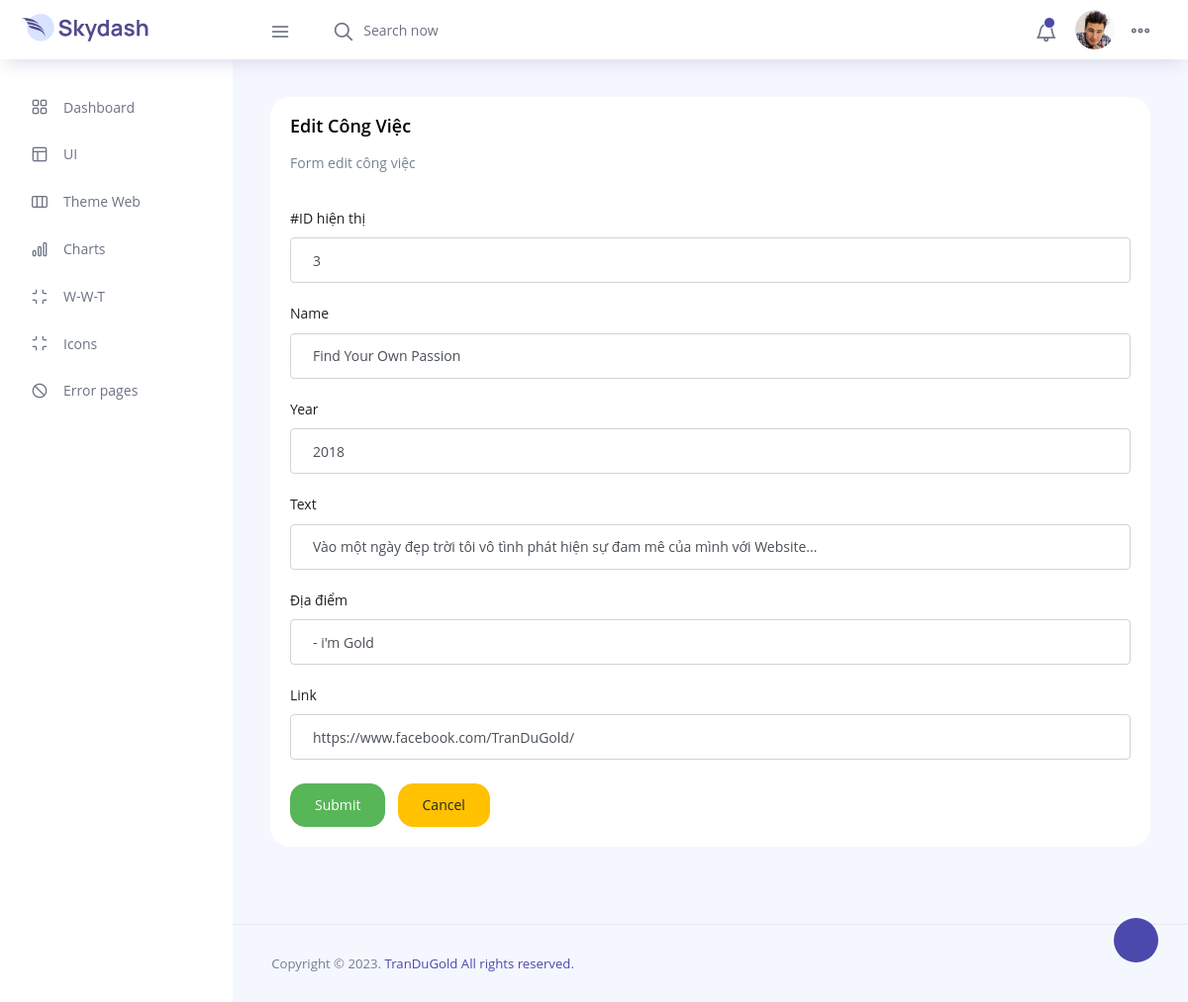
/kimngoc/pages/What-went-through/admin-update-time?update=3 (signed in), run on the app's committed database.
### tables this page shows
CREATE TABLE `noidung` (
  `id` int(100) NOT NULL,
  `name` varchar(300) NOT NULL,
  `nam` text NOT NULL,
  `text` text DEFAULT NULL,
  `namelink` varchar(100) DEFAULT NULL,
  `link` text DEFAULT NULL
);

### kimngoc/pages/What-went-through/admin-update-time.php (the view, shortened to what this page needs)
<?php
include '../../../components/connect.php';
?>
<!DOCTYPE html>
<html lang="en">
<head>
  <link rel="stylesheet" href="../../vendors/feather/feather.css">
  <link rel="stylesheet" href="../../vendors/ti-icons/css/themify-icons.css">
  <link rel="stylesheet" href="../../vendors/css/vendor.bundle.base.css">
  <link rel="stylesheet" href="../../vendors/select2/select2.min.css">
  <link rel="stylesheet" href="../../vendors/select2-bootstrap-theme/select2-bootstrap.min.css">
  <link rel="stylesheet" href="../../css/vertical-layout-light/style.css">
  <link href="https://cdn.jsdelivr.net/npm/sweetalert2@11.7.12/dist/sweetalert2.min.css" rel="stylesheet">
  <link rel="stylesheet" href="../../../sweetalert2/dist/sweetalert2.min.css">
</head>
<body>
  <div class="container-scroller">
    <?php include '../top-admin.php'; ?>
    <?php include '../todo-admin.php'; ?>
    <?php include '../menu-admin.php'; ?>
    <div class="main-panel">
      <div class="content-wrapper">
        <div class="row">
          <div class="col-12 grid-margin stretch-card">
            <div class="card">
              <div class="card-body">
                <h4 class="card-title">Edit Công Việc</h4>
                <p class="card-description">
                  Form edit công việc
                </p>
                <?php
                $update_id = $_GET['update'];
                $show_noidung = $conn->prepare("SELECT * FROM `noidung` WHERE id = ?;");
                $show_noidung->execute([$update_id]);
                if ($show_noidung->rowCount() > 0) {
                  while ($fetch_noidung = $show_noidung->fetch(PDO::FETCH_ASSOC)) {
                    ?>
                    <form action="" method="POST" class="forms-sample" enctype="multipart/form-data">
                      <div class="form-group">
                        <label class="card-people mt-auto" for="exampleInputName1">#ID hiện thị</label>
                        <input type="text" class="form-control" id="exampleInputName1" name="xid" placeholder="id"
                          value="<?= $fetch_noidung['id']; ?>">
                        <label class="card-people mt-auto" for="exampleInputName1">Name</label>
                        <input type="text" class="form-control" id="exampleInputName1" name="name" placeholder="Name"
                          value="<?= $fetch_noidung['name']; ?>">
                        <label class="card-people mt-auto" for="exampleInputName1">Year</label>
                        <input type="text" class="form-control" id="exampleInputName1" name="nam" placeholder="nhập năm"
                          value="<?= $fetch_noidung['nam']; ?>">
                        <label class="card-people mt-auto" for="exampleInputName1">Text</label>
                        <input type="text" class="form-control" id="exampleInputName1" name="text" placeholder="nhập text"
                          value="<?= $fetch_noidung['text']; ?>">
                        <label class="card-people mt-auto" for="exampleInputName1">Địa điểm</label>
                        <input type="text" class="form-control" id="exampleInputName1" name="namelink"
                          placeholder="có thể bỏ trống" value="<?= $fetch_noidung['namelink']; ?>">
                        <label class="card-people mt-auto" for="exampleInputName1">Link</label>
                        <input type="text" class="form-control" id="exampleInputName1" name="link"
                          placeholder="có thể bỏ trống" value="<?= $fetch_noidung['link']; ?>">
                      </div>
                      <button type="submit" class="btn btn-success mr-2" name="update">Submit</button>
                      <a href="admin-time" class="btn btn-warning">Cancel</a>
                    </form>
                    <?php
                  }
                } else {
                  echo '<p class="empty">chưa có nội dung nào được thêm vào!</p>';
                }
                ?>
              </div>
            </div>
          </div>
        </div>
      </div>
      <?php include '../footer.php'; ?>
    </div>
  </div>
  </div>
</body>
</html>

### data on the page
noidung: xid "3", name "Find Your Own Passion", nam "2018", text "Vào một ngày đẹp trời tôi vô tình phát hiện sự đam mê của mình với Website...", namelink "- i'm Gold", link "https://www.facebook.com/TranDuGold/"
